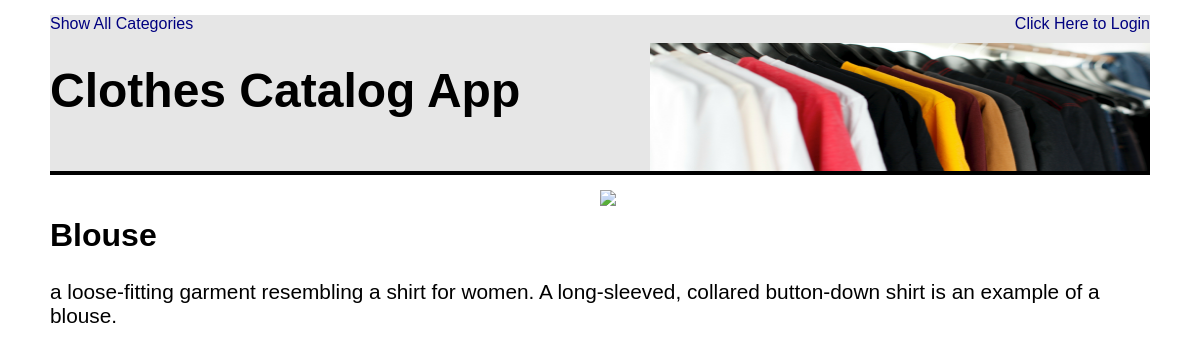
Page /catalog/Casual/Blouse on the committed database.
### catalog_database.py (models this page shows, shortened)
class CatalogItem(Base):  # Class code
    __tablename__ = 'catalog_item'
    name = Column(String(80), nullable=False)  # Mapper code
    id = Column(Integer, primary_key=True)
    date = Column(DateTime, nullable=False)
    description = Column(String(250))
    picture = Column(String(250))
    category_name = Column(String(250), ForeignKey('categories.name'))
    categories = relationship("Categories", cascade="all, delete")
    user_id = Column(Integer, ForeignKey('user.id'))
    user = relationship("User")

### application.py (the view)
@app.route('/catalog/<category_name>/<item_name>')
def showCategoryItem(category_name, item_name):
    item = session.query(CatalogItem).filter_by(
        name=item_name, category_name=category_name).one()
    if 'username' not in login_session or item.user_id != login_session['user_id']:  # noqa
        return render_template('item_public.html',
                               item=item,
                               item_name=item_name)
    else:
        return render_template('item.html',
                               item=item,
                               item_name=item_name)

### templates/item_public.html
{% extends "main.html" %}
{% block content %}
{% include "header.html" %}
	<h2 class="item_title">{{item_name}}</h2>
	<img src="{{ item.picture }}" class="item_img">
	<div class="item_desc">{{item.description}}</div>
{% endblock %}

### static/css/style.css (style rules this page uses)
* { box-sizing: border-box; font-family: arial, helvetica, "sans serif", "sans serif"; }
html { width: 100%; height: 100%; margin: 0; padding: 0; }
body { width: 100%; margin: auto; }
.item_title { display: inline-block; font-size: 2em; }
.item_img { float: right; width: 50%; }
.item_desc { font-size: 1.3em; padding-bottom: 10px; }
@media screen and (min-width: 1101px) { html, body { width: 1100px; margin-left: auto; margin-right: auto; } }

### rows in the picture
CatalogItem: name "Blouse", description "a loose-fitting garment resembling a shirt for women. A long-sleeved, collared button-down shirt is an example of a blouse."
